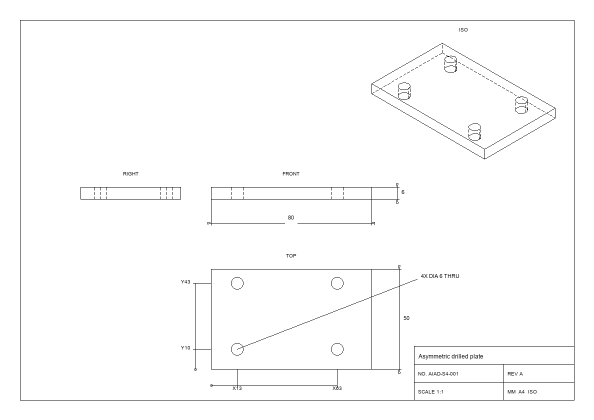
#> input picture packages/drafting/samples/first-sheet/drawing.png, 1188 x 840 px, given in place of p20_x503_636x757.jpeg, which was not available (shown at 1/2 size)
$ python mask_p20.py ../../../packages/drafting/samples/first-sheet/drawing.png ../../../packages/drafting/samples/golden/01-native-laser-panel/drawing.png
#> lines starting #> are read from the running program, lines starting #| are printed output that depends on the picture; after the words box and inside, x2 and y2 are one past the last pixel; in counts of white or black regions, pixels touching at a corner belong together
import sys, numpy as np, cv2
from scipy import ndimage as ndi
I, O = sys.argv[1], sys.argv[2]; im = cv2.imread(f'{I}/ssp/p20_x503_636x757.jpeg'); g = im.astype(int)
#> further down, im is the input picture: shape (840, 1188, 3); min 17, max 255, mean 251.9
#> after `g = im.astype(int)`:
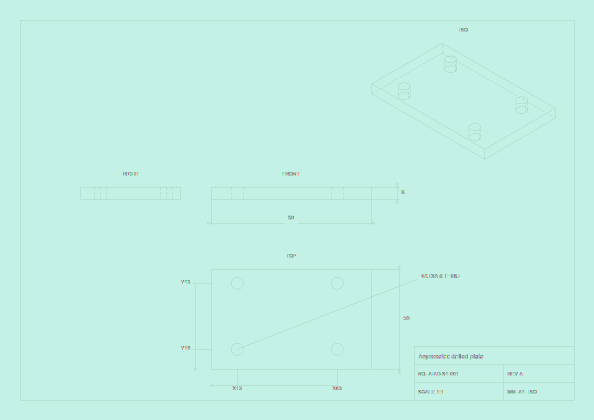
#> g: shape (840, 1188, 3) int64 (shown at 1/2 size); 236 distinct labels, from 17 to 255; one colour per label, 0 black
m = ~((g.min(2) >= 236) & (g.max(2) - g.min(2) <= 30))
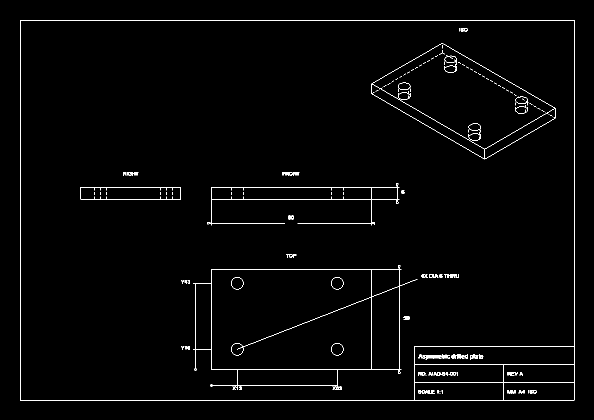
#> m: shape (840, 1188) bool (shown at 1/2 size); 1.4% white in thin lines or dots, all inside (x1, y1, x2, y2) = (40, 40, 1149, 801)
hsv = cv2.cvtColor(im, cv2.COLOR_BGR2HSV); green = (hsv[..., 0] > 40) & (hsv[..., 0] < 95) & (hsv[..., 1] > 55)
#> after `hsv = cv2.cvtColor(im, cv2.COLOR_BGR2HSV)`: hsv: shape (840, 1188, 3); mean H, S, V 0, 0, 251.9
#> after `green = (hsv[..., 0] > 40) & (hsv[..., 0] < 95) & (hsv[..., 1] > 55)`: green: shape (840, 1188) bool; every value is 0
crop = np.zeros_like(m); crop[165:482, 196:636] = True
m = m & crop
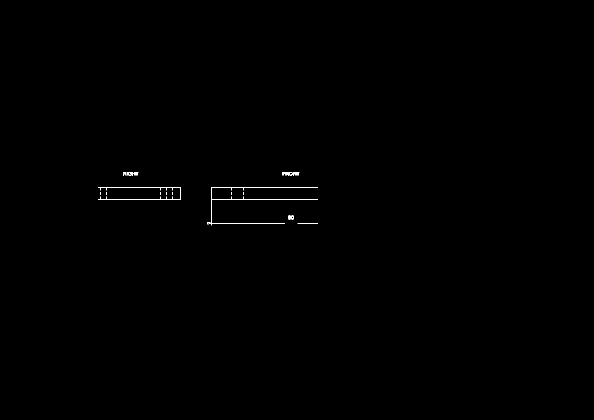
#> m: shape (840, 1188) bool (shown at 1/2 size); 0.15% white in thin lines or dots, all inside (x1, y1, x2, y2) = (196, 344, 636, 451)
m[ndi.binary_dilation(green, iterations=1)] = False
m = ndi.binary_opening(m, iterations=2); l, n = ndi.label(m); s = ndi.sum(m, l, range(1, n + 1)); m = l == (1 + int(np.argmax(s)))
#> after `m = ndi.binary_opening(m, iterations=2)`:
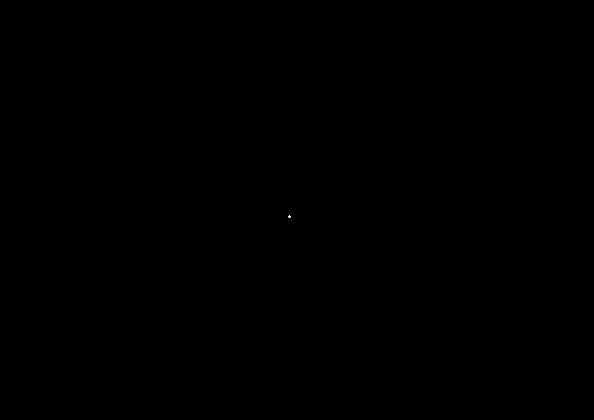
#> m: shape (840, 1188) bool (shown at 1/2 size); 0% white in thin lines or dots, all inside (x1, y1, x2, y2) = (576, 431, 582, 436)
#> after `l, n = ndi.label(m)`: n = 1
#> after `s = ndi.sum(m, l, range(1, n + 1))`: s = [18]
patch = np.zeros_like(m); patch[295:368, 250:348] = True; nw = ~((g.min(2) >= 236) & (g.max(2) - g.min(2) <= 30)); m = m | (patch & nw)
#> after `m = m | patch & nw`: m: shape (840, 1188) bool; 0.01% white in thin lines or dots, all inside (x1, y1, x2, y2) = (250, 344, 582, 436)
m = ndi.binary_closing(m, iterations=4); m = ndi.binary_fill_holes(m); l, n = ndi.label(m); s = ndi.sum(m, l, range(1, n + 1)); m = l == (1 + int(np.argmax(s))); cv2.imwrite(f'{O}/p20.png', (m * 255).astype(np.uint8)); ov = im.copy(); ov[m ^ ndi.binary_erosion(m, iterations=1)] = (0, 0, 255)
#> after `m = ndi.binary_closing(m, iterations=4)`: m: shape (840, 1188) bool; 0.02% white; 2 white regions (1 under 20 px), largest, box (x1, y1, x2, y2) and area: (250, 344, 277, 351) 156
#> after `l, n = ndi.label(m)`: l: shape (840, 1188) int32; 3 distinct labels, from 0 to 2
#> after `l, n = ndi.label(m)`: n = 2
#> after `s = ndi.sum(m, l, range(1, n + 1))`: s = [156, 18]
#> after `m = l == 1 + int(np.argmax(s))`: m: shape (840, 1188) bool; 0.02% white; 1 white region, box (x1, y1, x2, y2) and area: (250, 344, 277, 351) 156
#> after `ov[m ^ ndi.binary_erosion(m, iterations=1)] = (0, 0, 255)`: ov: shape (840, 1188, 3); 0.01% of pixels changed, all inside (x1, y1, x2, y2) = (250, 344, 277, 351)
cv2.imwrite(f"{O}/p20_ov.png", cv2.resize(ov[150:500, 180:636], None, fx=2, fy=2, interpolation=cv2.INTER_CUBIC)); print(round(m.mean(), 3))
#> after `cv2.imwrite(f'{O}/p20_ov.png', cv2.resize(ov[150:500, 180:636], None, `:
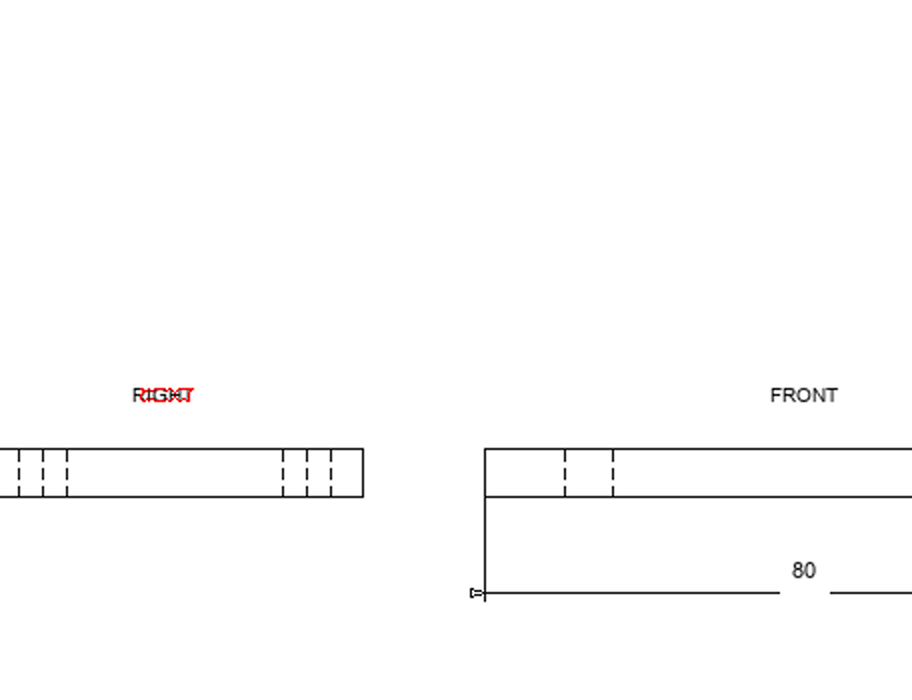
#> saved as p20_ov.png: shape (700, 912, 3); mean B, G, R 252.5, 252.5, 252.6
#| 0.0
